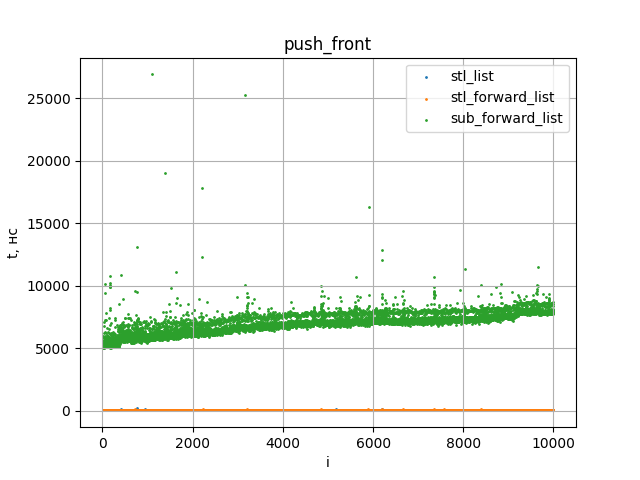

Generate this figure with Python:
from matplotlib import pyplot as plt
import pandas as pd
import numpy as np

data = np.array(pd.read_csv("inf_cont/t3/3.csv"))

plt.scatter(data[:, 0], data[:, 1], label="stl_list", s=1)
plt.scatter(data[:, 0], data[:, 2], label='stl_forward_list', s=1)
plt.scatter(data[:, 0], data[:, 3], label='sub_forward_list', s=1)

plt.grid()

plt.legend()

plt.xlabel('i')
plt.ylabel('t, нс')     

plt.title("push_front")
    
plt.savefig('inf_cont/t3/3.png')

plt.show()
